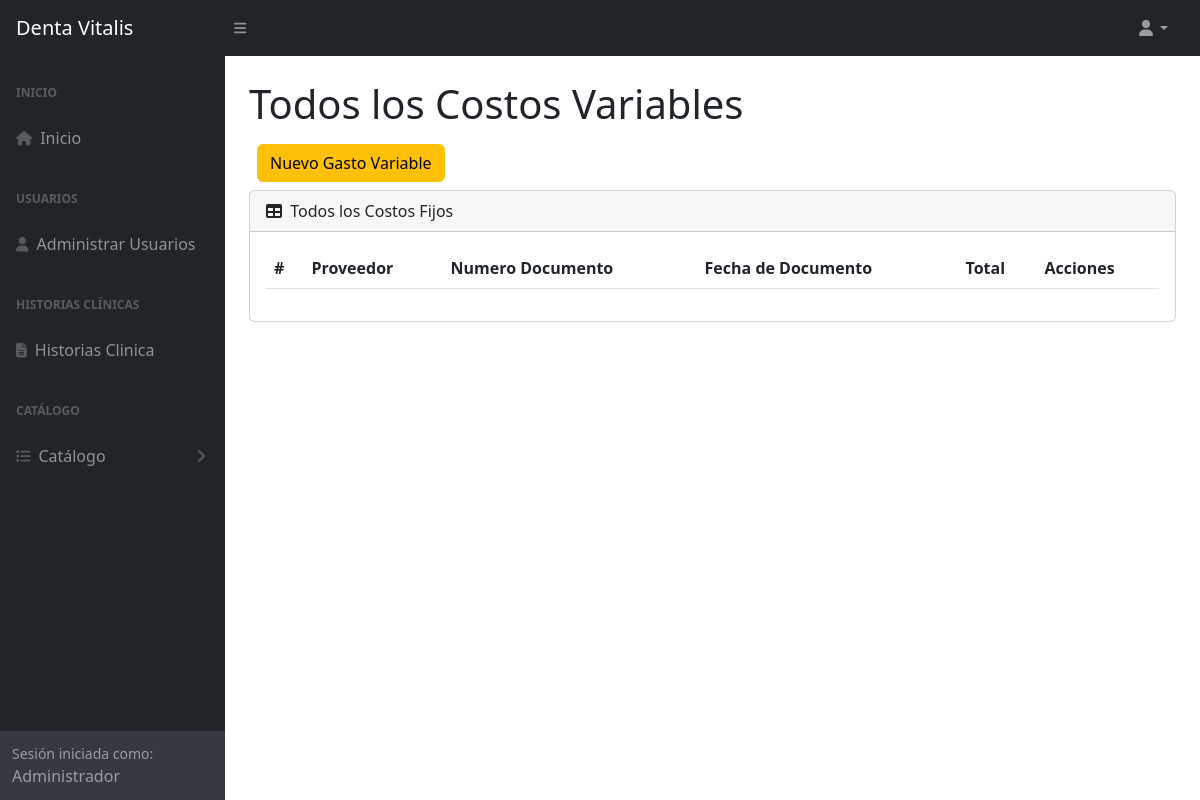
Before: /costosvariables (signed in) with the older database file.
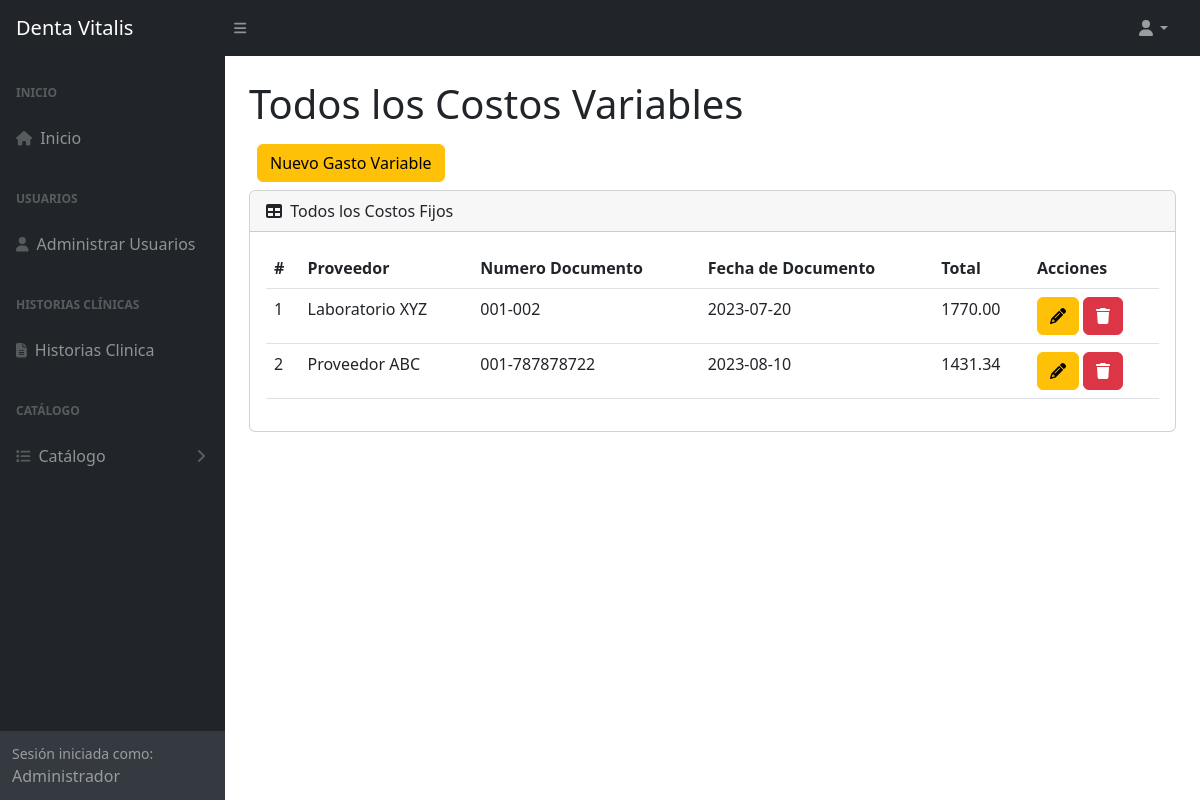
After: the same page with the newer database file.
### tables this page shows
CREATE TABLE `tba_costo`  (
  `IdCosto` int NOT NULL AUTO_INCREMENT,
  `IdSocio` int NULL DEFAULT NULL,
  `IdTipoCosto` int NOT NULL,
  `NombreProveedor` varchar(150) NULL DEFAULT NULL,
  `NumeroDocumento` varchar(25) NOT NULL,
  `FechaCosto` date NOT NULL,
  `SubTotalCosto` decimal(10, 2) NOT NULL,
  `IGVCosto` decimal(10, 2) NOT NULL,
  `TotalCosto` decimal(10, 2) NOT NULL,
  `UsuarioCreado` int NOT NULL,
  `UsuarioActualiza` int NOT NULL,
  `FechaCreacion` datetime NOT NULL,
  `FechaActualizacion` datetime NOT NULL,
  PRIMARY KEY (`IdCosto`) USING BTREE,
  INDEX `tba_costo_fksocio`(`IdSocio`) USING BTREE,
  INDEX `tba_costo_fktipocosto`(`IdTipoCosto`) USING BTREE,
  CONSTRAINT `tba_costo_fksocio` FOREIGN KEY (`IdSocio`) REFERENCES `tba_socio` (`IdSocio`) ON DELETE RESTRICT ON UPDATE RESTRICT,
  CONSTRAINT `tba_costo_fktipocosto` FOREIGN KEY (`IdTipoCosto`) REFERENCES `tba_tipocosto` (`IdTipoCosto`) ON DELETE RESTRICT ON UPDATE RESTRICT
);

### controller/plantilla.controller.php (called while the page is built)
<?php
class ControllerPlantilla
{
  static public function ctrPlantilla()
  {
    include "view/plantilla.php";
  }
}

### index.php (called while the page is built, shortened)
<?php
require_once "controller/plantilla.controller.php";
require_once "controller/costos.controller.php";
require_once "controller/historias.controller.php";
require_once "model/costos.model.php";
$plantilla = new ControllerPlantilla();
$plantilla -> ctrPlantilla();

### controller/costos.controller.php (called while the page is built, shortened)
<?php
class ControllerCostos
{
  public static function ctrMostrarCostosVariables($codTipoCosto)
  {
    $tabla = "tba_costo";
    $listaCostos = ModelCostos::mdlMostrarAllCostosVariables($tabla,$codTipoCosto);
    return $listaCostos;
  }
}

### model/conexion.php (called while the page is built)
<?php
class Conexion
{
  static public function conn()
  {
    $link = new PDO("mysql:host=localhost;dbname=db_dentavitalis","root","");
		$link->exec("set names utf8");
		return $link;
  }
}

### model/costos.model.php (called while the page is built, shortened)
<?php
require_once "conexion.php";
class ModelCostos
{
  public static function mdlMostrarAllCostosVariables($tabla, $codTipoCosto)
  {
    $statement = Conexion::conn()->prepare("SELECT tba_costo.IdCosto, tba_costo.IdTipoCosto, tba_costo.NumeroDocumento, tba_costo.FechaCosto, tba_costo.TotalCosto, tba_costo.NombreProveedor FROM $tabla WHERE tba_costo.IdTipoCosto = $codTipoCosto ORDER BY IdCosto ASC");
    $statement -> execute();
    return $statement -> fetchAll();
  }
}

### view/modules/costosvariables.php (the view, shortened to what this page needs)
</div>
        </div>
        <div class="sb-sidenav-footer">
          <div class="small">Sesión iniciada como:</div>
          <?php echo $_SESSION["nombreUsuario"] ?>
        </div>
      </nav>
    </div>
    <div id="layoutSidenav_content">
      <main class="bg">
        <div class="container-fluid px-4">
          <h1 class="mt-4">Todos los Costos Variables</h1>
          <div class="d-inline-flex m-2">
            <button type="button" class="btn btn-warning btnNuevoGastoVariable" id="btnNuevoGastoVariable">
              Nuevo Gasto Variable
            </button>
          </div>
          <div class="card mb-4">
            <div class="card-header">
              <i class="fas fa-table me-1"></i>
              Todos los Costos Fijos
            </div>
            <div class="card-body">
              <table id="datatablesSimple" class="data-table-AllGastos table">
                <thead>
                  <tr>
                    <th>#</th>
                    <th>Proveedor</th>
                    <th>Numero Documento</th>
                    <th>Fecha de Documento</th>
                    <th>Total</th>
                    <th>Acciones</th>
                  </tr>
                </thead>
                <tbody>
                  <?php
                    $listaCostosVariables = ControllerCostos::ctrMostrarCostosVariables("2");
                    foreach ($listaCostosVariables as $key => $value)
                    {
                      echo
                      '<tr>
                        <td>'.($key + 1).'</td>
                        <td>'.$value["NombreProveedor"].'</td>
                        <td>'.$value["NumeroDocumento"].'</td>
                        <td>'.$value["FechaCosto"].'</td>
                        <td>'.$value["TotalCosto"].'</td>
                        <td>
                          <button class="btn btn-warning btnEditarCostoVariable" id="btnEditarCostoVariable" codCosto="'.$value["IdCosto"].'"><i class="fa-solid fa-pencil"></i></button>
                          <button class="btn btn-danger btnEliminarCostoVariable" codCosto="'.$value["IdCosto"].'"><i class="fa-solid fa-trash"></i></button>
                        </td>
                      </tr>';
                    }
                  ?>
                </tbody>
              </table>
            </div>
          </div>
        </div>
      </main>
    </div>
  </div>

Changed rows visible on the page:
added tba_costo: NombreProveedor "Laboratorio XYZ", NumeroDocumento "001-002", FechaCosto "2023-07-20", TotalCosto "1770.00"
added tba_costo: NombreProveedor "Proveedor ABC", NumeroDocumento "001-787878722", FechaCosto "2023-08-10", TotalCosto "1431.34"
